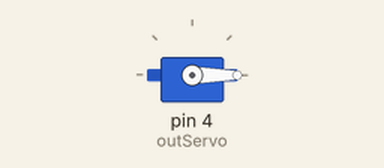
Bench run of a sketch on a simulated Arduino Uno, built with avr-gcc and run on an emulated ATmega328P. Parts: servo.

Above: at 0.05 s.
Timing chart, 0 to 4.6 s (numbered marks = the images above):
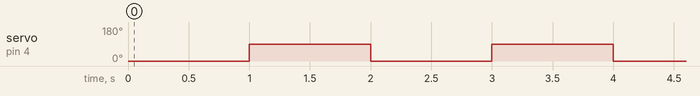

The sketch:

10_Servo.ino
```cpp
#include <Servo.h>

int outServo = 4;
Servo myservo;


void setup() {
  Serial.begin(9600);
  myservo.attach(outServo); //UNTUK MENGAMBIL PIN / UNTUK MENGAKTIFKAN PIN

}

void loop() {
  myservo.write(0); //0-180
  delay(1000);
  myservo.write(90);
  delay(1000);
}
```

Measured:
- by itself, servo on pin 4 (outServo): alternates 90° for 1.0 s and 0° for 1.0 s
